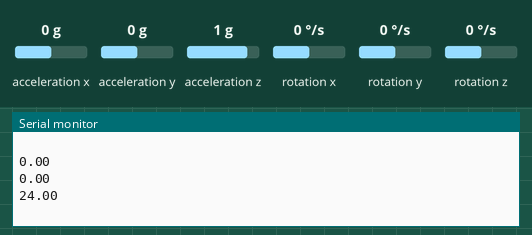
The sketch below on a simulated Arduino Uno, built with avr-gcc and run on an emulated ATmega328P. Parts: the last lines printed to the serial monitor. Wiring (inferred from the names in the program): MPU-6050 motion sensor at I2C address 0x68. The test bench sets the inputs (shaded band); at power-on: acceleration x 0 g, rotation x 0 °/s, acceleration y 0 g, acceleration z 1 g, rotation y 0 °/s, rotation z 0 °/s.

Above: at 1.3 s.
1.4 s: acceleration x set to -1.4 g
At 1.83 s:
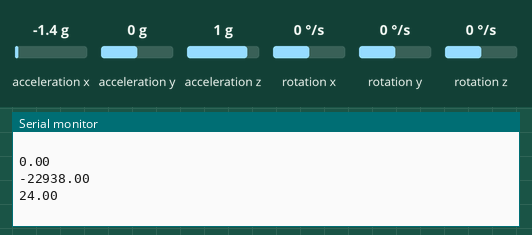
2.9 s: rotation x set to -192 °/s
4.4 s: acceleration x set to -0.8 g
At 4.85 s:
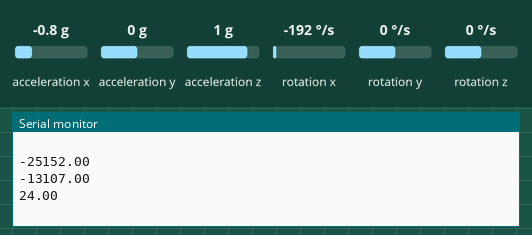
Timing chart, 0 to 7.4 s (numbered marks = the images above; inputs shaded):
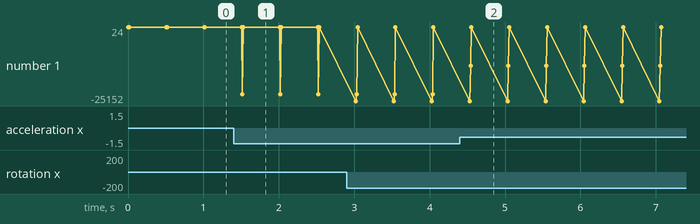

The sketch:

sketch_oct04a.ino
```cpp
// Author: Douglas R Violante

//Carrega a biblioteca Wire
#include<Wire.h>

//Endereco I2C do MPU6050
const int MPU=0x68;

typedef struct
{
  //Variaveis para armazenar valores dos sensores
  float GyroX;
  float GyroY;
  float GyroZ;

  float AcelX;
  float AcelY;
  float AcelZ;

  float TempMPU;

} estrutura_packet;

// Variavel Global
estrutura_packet packet;


void InicializaMPU6050()
{

  //Inicializa o MPU-6050
  Wire.write(0);
  Wire.endTransmission(true);

}

void lerGiroscopio(estrutura_packet* data)
{


  //Armazena o valor dos sensores nas variaveis correspondentes
  data -> GyroX = Wire.read()<<8|Wire.read(); //0x43 (GYRO_XOUT_H) & 0x44 (GYRO_XOUT_L)
  data -> GyroY = Wire.read()<<8|Wire.read(); //0x45 (GYRO_YOUT_H) & 0x46 (GYRO_YOUT_L)
  data -> GyroZ = Wire.read()<<8|Wire.read(); //0x47 (GYRO_ZOUT_H) & 0x48 (GYRO_ZOUT_L)

}

void lerAcelerometro(estrutura_packet* data)
{


   //Armazena o valor dos sensores nas variaveis correspondentes
  data -> AcelX = Wire.read()<<8|Wire.read(); //0x3B (ACCEL_XOUT_H) & 0x3C (ACCEL_XOUT_L)
  data -> AcelY = Wire.read()<<8|Wire.read(); //0x3D (ACCEL_YOUT_H) & 0x3E (ACCEL_YOUT_L)
  data -> AcelZ = Wire.read()<<8|Wire.read(); //0x3F (ACCEL_ZOUT_H) & 0x40 (ACCEL_ZOUT_L)

}

void lerTemperaturaMPU(estrutura_packet* data)
{

  data -> TempMPU = (((Wire.read()<<8|Wire.read()) / 340.00) + 36.53); //0x41 (TEMP_OUT_H) & 0x42 (TEMP_OUT_L)
}


void setup()
{

  Serial.begin(9600);
  Wire.begin();
  Wire.beginTransmission(MPU);
  Wire.write(0x6B);


}


void loop()
{


  Wire.beginTransmission(MPU);
  Wire.write(0x3B);  // starting with register 0x3B (ACCEL_XOUT_H)
  Wire.endTransmission(false);

  //Solicita os dados do sensor
  Wire.requestFrom(MPU,14,true);

  lerAcelerometro( &packet );
  lerTemperaturaMPU( &packet );
  lerGiroscopio( &packet );


  Serial.println(packet.GyroX);
  Serial.println(packet.AcelX);
  Serial.println(packet.TempMPU);
  Serial.println("        ");


  //Aguarda 500 ms e reinicia o processo
  delay(500);
}
```

Measured:
- after the input at 1.4 s, the serial monitor: prints a new line after 0.12 s (image 1)
- after the input at 4.4 s, the serial monitor: prints a new line after 0.14 s (image 2)
